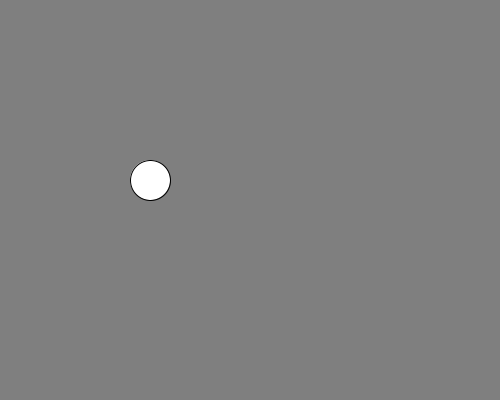
Frame 1 (no input)
Frame 60 (the mouse pressed at the canvas centre just before this capture): identical to frame 1, image omitted
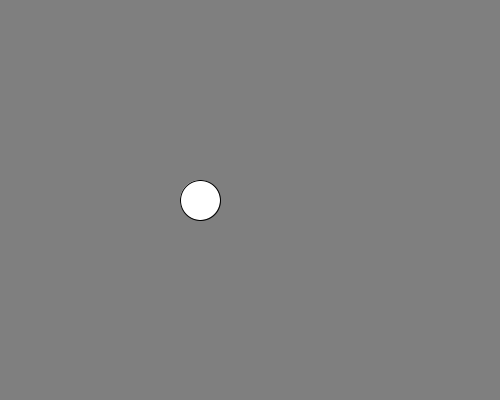
Frame 120 (the mouse held since frame 60 and released just before this capture)

The Processing sketch that drew these frames (run headless with seeded random() and noise(); from frame 60 on, the mouse is pressed at the canvas centre):

// Processing sketch: processing_82390
// ── processing_82390.pde

void setup() {
  size(500,400);
  smooth();
}
 
void draw() {
   
  background(127);
   

  float x = map(mouseX, 0, width, 150, 250);
  float y = map(mouseY, 0, height, 180, 220); 
  ellipse(x, y, 40,40);
  
   
}
